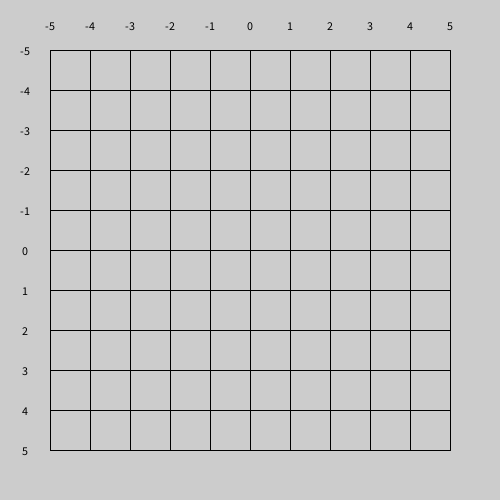
Frame 1 (no input)
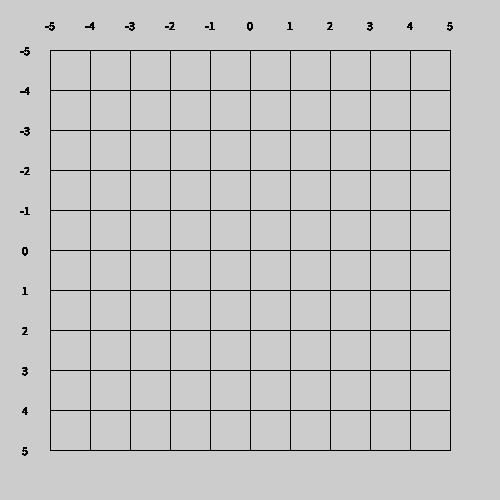
Frame 60 (the mouse pressed at the canvas centre just before this capture)
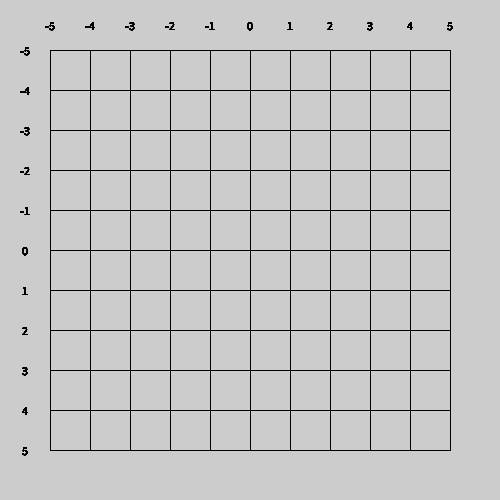
Frame 120 (the mouse held since frame 60 and released just before this capture)

The Processing sketch that drew these frames (run headless with seeded random() and noise(); from frame 60 on, the mouse is pressed at the canvas centre):

// Processing sketch: grid
// ── grid.pde
void setup()
{
  size(500, 500);
}

void draw()
{
  float border = width * 0.1f;
  int start = -5, end = 5;
  float dist = (end - start);
  float gap = (width - (border * 2)) / dist;
  for(int i = start ; i <= end ; i++)
  {
    float x = border + (i - start) * gap;
    line(border, x, width - border, x);
    line(x, border, x, height - border);
    textAlign(CENTER, CENTER);
    fill(0);
    text(i, x, border * 0.5f);
    text(i, border * 0.5f, x);
  }
  
}
